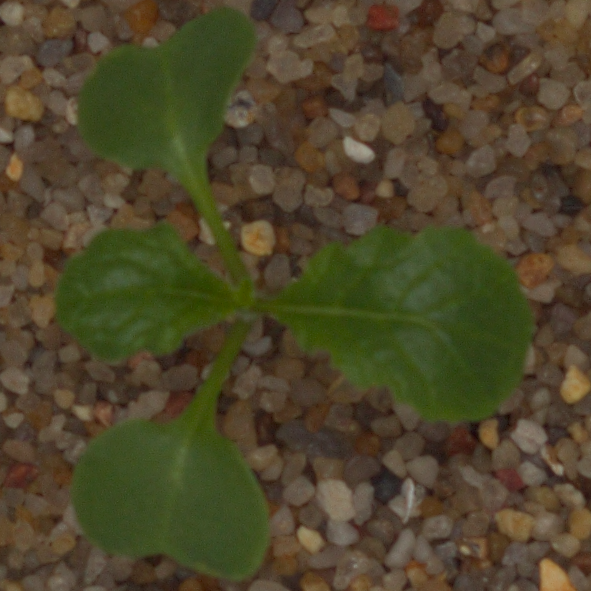
#> input picture image_tool/89.png, 591 x 591 px, found by its file name
$ python test.py
#> lines starting #> are read from the running program, lines starting #| are printed output that depends on the picture
import random
import os
from PIL import Image
import matplotlib.pyplot as plt
import cv2
import numpy
# [32 lines left out: function random_seg_image, not called in this run]
def draw_range(seg_num,img_num):
#> called with seg_num = 6, img_num = 1
    img=cv2.imread('../89.png')
#> img is the input picture: shape (591, 591, 3); mean B, G, R 42.7, 69.6, 78.3
    draw_switch=0
    m=seg_num
    h, w = img.shape[0], img.shape[1]
#> h = 591; w = 591
    grid_h = int(h * 1.0 / (m - 1) + 0.5)
#> grid_h = 118
    grid_w = int(w * 1.0 / (m - 1) + 0.5)
#> grid_w = 118
    h = grid_h * m
#> h = 708
    w = grid_w * m
#> w = 708

    image_re = cv2.resize(img, (h, w), cv2.INTER_LINEAR)
    print(image_re.dtype)
#| uint8
    gx, gy = numpy.meshgrid(numpy.linspace(0, w, m + 1), numpy.linspace(0, h, m + 1))
    gx = gx.astype(int)
    gy = gy.astype(int)
    boarder_img = cv2.rectangle(image_re, (int(grid_w / 2), int(grid_h / 2)),
                                (w - int(grid_w / 2),h - int(grid_h / 2)), (255, 0, 0), 3)
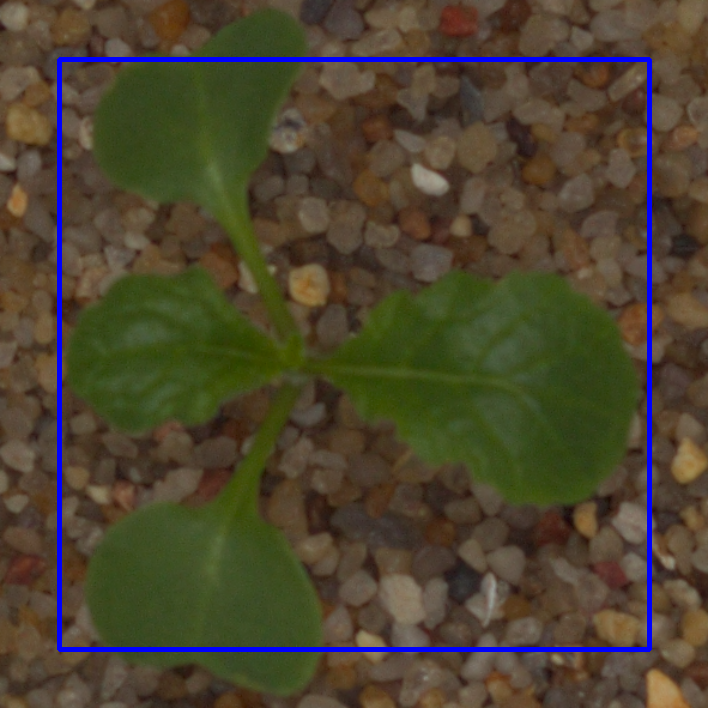
#> boarder_img: shape (708, 708, 3); mean B, G, R 47.5, 67.9, 76.2
    cv2.imwrite("boader.png",boarder_img)
    cv2.imshow("11",boarder_img)
    cv2.waitKey(0)


# [37 lines left out: function split_imag, not called in this run]
draw_range(6,1)
# [58 lines of commented-out code are left out]
